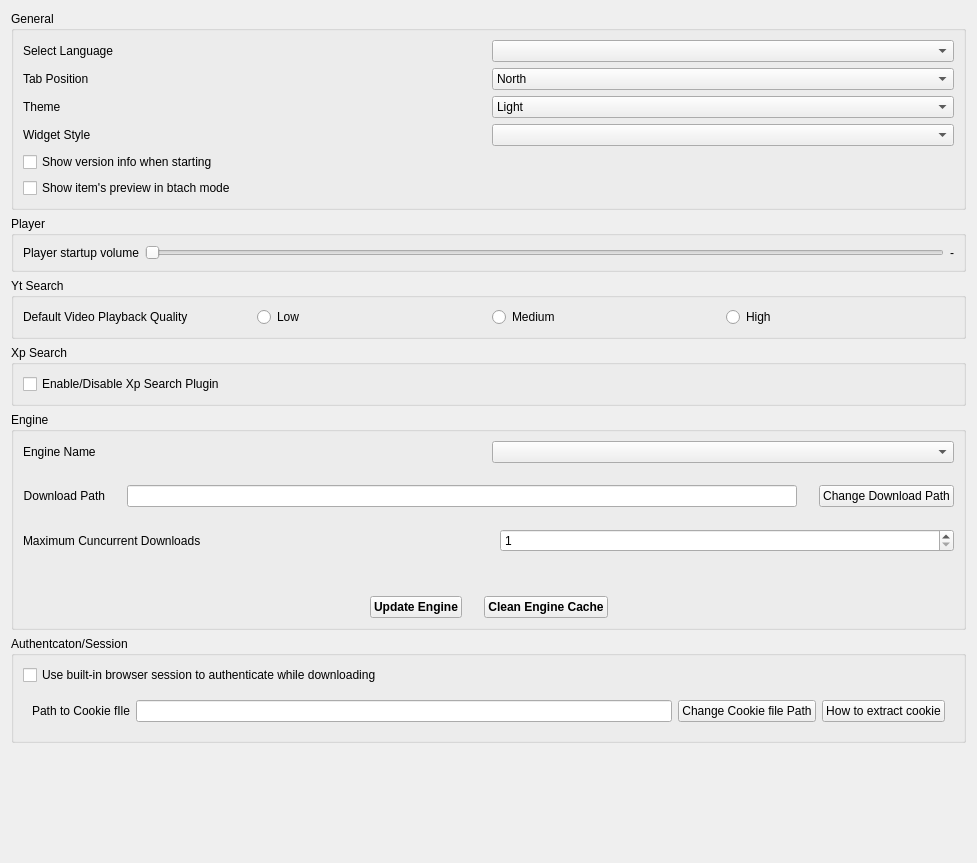
          <widget class="QWidget" name="scrollAreaWidgetContents">
           <property name="geometry">
            <rect>
             <x>0</x>
             <y>0</y>
             <width>977</width>
             <height>863</height>
            </rect>
           </property>
           <layout class="QVBoxLayout" name="verticalLayout_21">
            <item>
             <widget class="QGroupBox" name="groupBox_2">
              <property name="title">
               <string>General</string>
              </property>
              <layout class="QVBoxLayout" name="verticalLayout_8">
               <item>
                <layout class="QVBoxLayout" name="verticalLayout_12">
                 <item>
                  <widget class="QWidget" name="languageSelectionWidget" native="true">
                   <layout class="QHBoxLayout" name="horizontalLayout_21">
                    <property name="leftMargin">
                     <number>0</number>
                    </property>
                    <property name="topMargin">
                     <number>0</number>
                    </property>
                    <property name="rightMargin">
                     <number>0</number>
                    </property>
                    <property name="bottomMargin">
                     <number>0</number>
                    </property>
                    <item>
                     <widget class="QLabel" name="labelConfigureLanguage">
                      <property name="text">
                       <string>Select Language</string>
                      </property>
                      <property name="wordWrap">
                       <bool>true</bool>
                      </property>
                     </widget>
                    </item>
                    <item>
                     <widget class="QComboBox" name="cbConfigureLanguage"/>
                    </item>
                   </layout>
                  </widget>
                 </item>
                 <item>
                  <layout class="QHBoxLayout" name="horizontalLayout_2">
                   <item>
                    <widget class="QLabel" name="labelConfigureTheme_2">
                     <property name="text">
                      <string>Tab Position</string>
                     </property>
                     <property name="wordWrap">
                      <bool>true</bool>
                     </property>
                    </widget>
                   </item>
                   <item>
                    <widget class="QComboBox" name="comboBoxConfigureTabPosition">
                     <item>
                      <property name="text">
                       <string>North</string>
                      </property>
                      <property name="icon">
                       <iconset resource="icons.qrc">
                        <normaloff>:/icons/sub_blue_up.png</normaloff>:/icons/sub_blue_up.png</iconset>
                      </property>
                     </item>
                     <item>
                      <property name="text">
                       <string>South</string>
                      </property>
                      <property name="icon">
                       <iconset resource="icons.qrc">
                        <normaloff>:/icons/sub_blue_down.png</normaloff>:/icons/sub_blue_down.png</iconset>
                      </property>
                     </item>
                     <item>
                      <property name="text">
                       <string>West</string>
                      </property>
                      <property name="icon">
                       <iconset resource="icons.qrc">
                        <normaloff>:/icons/sub_blue_prev.png</normaloff>:/icons/sub_blue_prev.png</iconset>
                      </property>
                     </item>
                     <item>
                      <property name="text">
                       <string>East</string>
                      </property>
                      <property name="icon">
                       <iconset resource="icons.qrc">
                        <normaloff>:/icons/sub_blue_next.png</normaloff>:/icons/sub_blue_next.png</iconset>
                      </property>
                     </item>
                    </widget>
                   </item>
                  </layout>
                 </item>
                 <item>
                  <layout class="QHBoxLayout" name="horizontalLayout_3">
                   <item>
                    <widget class="QLabel" name="labelConfigureTheme">
                     <property name="text">
                      <string>Theme</string>
                     </property>
                     <property name="wordWrap">
                      <bool>true</bool>
                     </property>
                    </widget>
                   </item>
                   <item>
                    <widget class="QComboBox" name="comboBoxTheme">
                     <item>
                      <property name="text">
                       <string>Light</string>
                      </property>
                     </item>
                     <item>
                      <property name="text">
                       <string>Dark</string>
                      </property>
                     </item>
                    </widget>
                   </item>
                  </layout>
                 </item>
                 <item>
                  <layout class="QHBoxLayout" name="horizontalLayout_6">
                   <item>
                    <widget class="QLabel" name="labelConfigureWidgetStyle">
                     <property name="text">
                      <string>Widget Style</string>
                     </property>
                     <property name="wordWrap">
                      <bool>true</bool>
                     </property>
                    </widget>
                   </item>
                   <item>
                    <widget class="QComboBox" name="comboBoxWidgetStyle"/>
                   </item>
                  </layout>
                 </item>
                 <item>
                  <widget class="QCheckBox" name="cbConfigureShowVersionInfo">
                   <property name="text">
                    <string>Show version info when starting</string>
                   </property>
                  </widget>
                 </item>
                 <item>
                  <widget class="QCheckBox" name="cbConfigureShowThumbnails">
                   <property name="text">
                    <string>Show item's preview in btach mode</string>
                   </property>
                  </widget>
                 </item>
                </layout>
               </item>
              </layout>
             </widget>
            </item>
            <item>
             <widget class="QGroupBox" name="groupBox_4">
              <property name="title">
               <string>Player</string>
              </property>
              <layout class="QVBoxLayout" name="verticalLayout_26">
               <item>
                <layout class="QHBoxLayout" name="horizontalLayout_20">
                 <property name="topMargin">
                  <number>0</number>
                 </property>
                 <item>
                  <widget class="QLabel" name="labelConfigurePlayerVolume">
                   <property name="text">
                    <string>Player startup volume</string>
                   </property>
                   <property name="wordWrap">
                    <bool>true</bool>
                   </property>
                  </widget>
                 </item>
                 <item>
                  <widget class="QSlider" name="playerVolumeSlider">
                   <property name="orientation">
                    <enum>Qt::Orientation::Horizontal</enum>
                   </property>
                  </widget>
                 </item>
                 <item>
                  <widget class="QLabel" name="playerVolumeConfigureLabel">
                   <property name="text">
                    <string>-</string>
                   </property>
                   <property name="wordWrap">
                    <bool>true</bool>
                   </property>
                  </widget>
                 </item>
                </layout>
               </item>
              </layout>
             </widget>
            </item>
            <item>
             <widget class="QGroupBox" name="groupBox_3">
              <property name="title">
               <string>Yt Search</string>
              </property>
              <layout class="QVBoxLayout" name="verticalLayout_18">
               <item>
                <layout class="QVBoxLayout" name="verticalLayout_20">
                 <item>
                  <widget class="QWidget" name="configPreferredYtQuality" native="true">
                   <layout class="QHBoxLayout" name="horizontalLayout_10">
                    <property name="leftMargin">
                     <number>0</number>
                    </property>
                    <property name="topMargin">
                     <number>0</number>
                    </property>
                    <property name="rightMargin">
                     <number>0</number>
                    </property>
                    <property name="bottomMargin">
                     <number>0</number>
                    </property>
                    <item>
                     <widget class="QLabel" name="label_6">
                      <property name="text">
                       <string>Default Video Playback Quality</string>
                      </property>
                     </widget>
                    </item>
                    <item>
                     <widget class="QRadioButton" name="rbConfigYtLowQual">
                      <property name="text">
                       <string>Low</string>
                      </property>
                     </widget>
                    </item>
                    <item>
                     <widget class="QRadioButton" name="rbConfigYtMediumQual">
                      <property name="text">
                       <string>Medium</string>
                      </property>
                     </widget>
                    </item>
                    <item>
                     <widget class="QRadioButton" name="rbConfigYtHighQual">
                      <property name="text">
                       <string>High</string>
                      </property>
                     </widget>
                    </item>
                   </layout>
                  </widget>
                 </item>
                </layout>
               </item>
              </layout>
             </widget>
            </item>
            <item>
             <widget class="QGroupBox" name="xpSearchGroupBox">
              <property name="title">
               <string>Xp Search</string>
              </property>
              <layout class="QVBoxLayout" name="verticalLayout_24">
               <item>
                <widget class="QCheckBox" name="xpSearcgEnableCheckBox">
                 <property name="text">
                  <string>Enable/Disable Xp Search Plugin</string>
                 </property>
                </widget>
               </item>
              </layout>
             </widget>
            </item>
            <item>
             <widget class="QGroupBox" name="groupBox">
              <property name="title">
               <string>Engine</string>
              </property>
              <layout class="QVBoxLayout" name="verticalLayout_4">
               <property name="spacing">
                <number>22</number>
               </property>
               <item>
                <layout class="QVBoxLayout" name="verticalLayout_17">
                 <property name="bottomMargin">
                  <number>0</number>
                 </property>
                 <item>
                  <widget class="QWidget" name="engineNameWidget" native="true">
                   <layout class="QHBoxLayout" name="horizontalLayout_31">
                    <property name="leftMargin">
                     <number>0</number>
                    </property>
                    <property name="topMargin">
                     <number>0</number>
                    </property>
                    <property name="rightMargin">
                     <number>0</number>
                    </property>
                    <property name="bottomMargin">
                     <number>0</number>
                    </property>
                    <item>
                     <widget class="QLabel" name="labelConfigureEngines">
                      <property name="text">
                       <string>Engine Name</string>
                      </property>
                      <property name="wordWrap">
                       <bool>true</bool>
                      </property>
                     </widget>
                    </item>
                    <item>
                     <widget class="QComboBox" name="cbConfigureEngines"/>
                    </item>
                   </layout>
                  </widget>
                 </item>
                 <item>
                  <layout class="QHBoxLayout" name="horizontalLayout_23">
                   <item>
                    <widget class="QLabel" name="labelConfigureDownloadPath">
                     <property name="text">
                      <string>Download Path</string>
                     </property>
                     <property name="alignment">
                      <set>Qt::AlignmentFlag::AlignRight|Qt::AlignmentFlag::AlignTrailing|Qt::AlignmentFlag::AlignVCenter</set>
                     </property>
                     <property name="wordWrap">
                      <bool>true</bool>
                     </property>
                    </widget>
                   </item>
                   <item>
                    <widget class="QLineEdit" name="lineEditConfigureDownloadPath"/>
                   </item>
                   <item>
                    <widget class="QPushButton" name="pbConfigureDownloadPath">
                     <property name="toolTip">
                      <string>&lt;html&gt;&lt;head/&gt;&lt;body&gt;&lt;p&gt;Click here to change the download path. Files will be downloaded to the selected path.&lt;/p&gt;&lt;/body&gt;&lt;/html&gt;</string>
                     </property>
                     <property name="text">
                      <string>Change Download Path</string>
                     </property>
                     <property name="icon">
                      <iconset resource="icons.qrc">
                       <normaloff>:/icons/folder_open.png</normaloff>:/icons/folder_open.png</iconset>
                     </property>
                     <property name="iconSize">
                      <size>
                       <width>22</width>
                       <height>22</height>
                      </size>
                     </property>
                    </widget>
                   </item>
                  </layout>
                 </item>
                 <item>
                  <layout class="QHBoxLayout" name="horizontalLayout_24">
                   <item>
                    <widget class="QLabel" name="labelMaximumConcurrentDownloads">
                     <property name="text">
                      <string>Maximum Cuncurrent Downloads</string>
                     </property>
                    </widget>
                   </item>
                   <item>
                    <widget class="QSpinBox" name="spinBoxConfigureMaximuConcurrentDownloads">
                     <property name="minimum">
                      <number>1</number>
                     </property>
                     <property name="maximum">
                      <number>10</number>
                     </property>
                    </widget>
                   </item>
                  </layout>
                 </item>
                 <item>
                  <widget class="QWidget" name="defaultDownloadOptions" native="true">
                   <layout class="QHBoxLayout" name="horizontalLayout_33">
                    <property name="leftMargin">
                     <number>0</number>
                    </property>
                    <property name="topMargin">
                     <number>0</number>
                    </property>
                    <property name="rightMargin">
                     <number>0</number>
                    </property>
                    <property name="bottomMargin">
                     <number>0</number>
                    </property>
                   </layout>
                  </widget>
                 </item>
                </layout>
               </item>
               <item>
                <layout class="QHBoxLayout" name="horizontalLayout">
                 <property name="topMargin">
                  <number>0</number>
                 </property>
                 <item>
                  <spacer name="horizontalSpacer_6">
                   <property name="orientation">
                    <enum>Qt::Orientation::Horizontal</enum>
                   </property>
                   <property name="sizeHint" stdset="0">
                    <size>
                     <width>40</width>
                     <height>20</height>
                    </size>
                   </property>
                  </spacer>
                 </item>
                 <item>
                  <widget class="QPushButton" name="pbConfigureDownload">
                   <property name="font">
                    <font>
                     <bold>true</bold>
                    </font>
                   </property>
                   <property name="toolTip">
                    <string>&lt;html&gt;&lt;head/&gt;&lt;body&gt;&lt;p&gt;If you encounter issues while downloading media from websites, you can click this button to update the download engine. This action will incorporate any new fixes made to support downloading media from websites.&lt;/p&gt;&lt;/body&gt;&lt;/html&gt;</string>
                   </property>
                   <property name="text">
                    <string>Update Engine</string>
                   </property>
                   <property name="icon">
                    <iconset resource="icons.qrc">
                     <normaloff>:/icons/up.png</normaloff>:/icons/up.png</iconset>
                   </property>
                   <property name="iconSize">
                    <size>
                     <width>28</width>
                     <height>28</height>
                    </size>
                   </property>
                  </widget>
                 </item>
                 <item>
                  <widget class="QPushButton" name="pbConfigureClearEngineCache">
                   <property name="font">
                    <font>
                     <bold>true</bold>
                    </font>
                   </property>
                   <property name="toolTip">
                    <string>&lt;html&gt;&lt;head/&gt;&lt;body&gt;&lt;p&gt;Click here to clean the download engine cache. The download engine may cache data that could become stale over time. Clicking this button will force the cached data to be cleaned.&lt;/p&gt;&lt;/body&gt;&lt;/html&gt;</string>
                   </property>
                   <property name="text">
                    <string>Clean Engine Cache</string>
                   </property>
                   <property name="icon">
                    <iconset resource="icons.qrc">
                     <normaloff>:/icons/button_blue_repeat.png</normaloff>:/icons/button_blue_repeat.png</iconset>
                   </property>
                   <property name="iconSize">
                    <size>
                     <width>28</width>
                     <height>28</height>
                    </size>
                   </property>
                  </widget>
                 </item>
                 <item>
                  <spacer name="horizontalSpacer_10">
                   <property name="orientation">
                    <enum>Qt::Orientation::Horizontal</enum>
                   </property>
                   <property name="sizeHint" stdset="0">
                    <size>
                     <width>40</width>
                     <height>20</height>
                    </size>
                   </property>
                  </spacer>
                 </item>
                </layout>
               </item>
              </layout>
             </widget>
            </item>
            <item>
             <widget class="QGroupBox" name="xpSearchGroupBox_2">
              <property name="title">
               <string>Authentcaton/Session</string>
              </property>
              <layout class="QVBoxLayout" name="verticalLayout_25">
               <item>
                <widget class="QCheckBox" name="browserSessionSharingCheckBox">
                 <property name="text">
                  <string>Use built-in browser session to authenticate while downloading</string>
                 </property>
                </widget>
               </item>
               <item>
                <widget class="QWidget" name="cookieWidget" native="true">
                 <layout class="QHBoxLayout" name="horizontalLayout_32">
                  <item>
                   <widget class="QLabel" name="labelPathToCookieFile">
                    <property name="text">
                     <string>Path to Cookie fIle</string>
                    </property>
                    <property name="alignment">
                     <set>Qt::AlignmentFlag::AlignCenter</set>
                    </property>
                   </widget>
                  </item>
                  <item>
                   <widget class="QLineEdit" name="lineEditConfigureCookiePath">
                    <property name="clearButtonEnabled">
                     <bool>true</bool>
                    </property>
                   </widget>
                  </item>
                  <item>
                   <widget class="QPushButton" name="pbConfigureCookiePath">
                    <property name="toolTip">
                     <string>&lt;html&gt;&lt;head/&gt;&lt;body&gt;&lt;p&gt;Select the path of cookies files that the application will utilize when downloading content from websites.&lt;/p&gt;&lt;/body&gt;&lt;/html&gt;</string>
                    </property>
                    <property name="text">
                     <string>Change Cookie file Path</string>
                    </property>
                    <property name="icon">
                     <iconset resource="icons.qrc">
                      <normaloff>:/icons/folder_open.png</normaloff>:/icons/folder_open.png</iconset>
                    </property>
                    <property name="iconSize">
                     <size>
                      <width>22</width>
                      <height>22</height>
                     </size>
                    </property>
                   </widget>
                  </item>
                  <item>
                   <widget class="QPushButton" name="pbConfigureCookieHowTo">
                    <property name="toolTip">
                     <string>&lt;html&gt;&lt;head/&gt;&lt;body&gt;&lt;p&gt;Visit the website to learn more about extracting cookies from a website and utilizing them in this&lt;/p&gt;&lt;p&gt;application to enable downloading content that is restricted behind a SignUp wall.&lt;/p&gt;&lt;/body&gt;&lt;/html&gt;</string>
                    </property>
                    <property name="text">
                     <string>How to extract cookie</string>
                    </property>
                    <property name="icon">
                     <iconset resource="icons.qrc">
                      <normaloff>:/icons/help_blue.png</normaloff>:/icons/help_blue.png</iconset>
                    </property>
                    <property name="iconSize">
                     <size>
                      <width>22</width>
                      <height>22</height>
                     </size>
                    </property>
                   </widget>
                  </item>
                 </layout>
                </widget>
               </item>
              </layout>
             </widget>
            </item>
            <item>
             <spacer name="verticalSpacer">
              <property name="orientation">
               <enum>Qt::Orientation::Vertical</enum>
              </property>
              <property name="sizeHint" stdset="0">
               <size>
                <width>20</width>
                <height>40</height>
               </size>
              </property>
             </spacer>
            </item>
           </layout>
          </widget>
